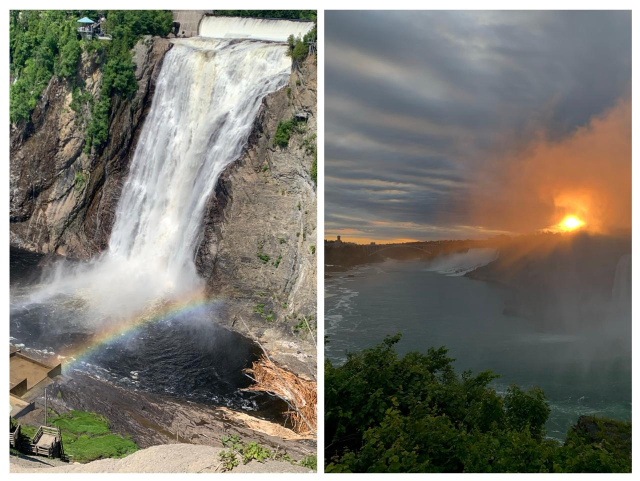
#> input picture CSDF Project/collage.jpg, 1280 x 961 px (shown at 1/2 size)
$ python image.py
#> lines starting #> are read from the running program, lines starting #| are printed output that depends on the picture
from PIL import Image, ImageChops, ImageEnhance, ImageDraw
from PIL.ExifTags import TAGS, GPSTAGS
import hashlib
import cv2
import numpy as np
import matplotlib.pyplot as plt
from scipy import ndimage

# Function to extract and parse GPS data from EXIF metadata
def extract_gps_data(exif_data):
    gps_info = {}
    for tag, value in exif_data.items():
        tag_name = TAGS.get(tag, tag)
        if tag_name == "GPSInfo":
            for t in value:
                sub_tag_name = GPSTAGS.get(t, t)
                gps_info[sub_tag_name] = value[t]
            break
    return gps_info

# Metadata extraction function
def extract_metadata(image_path):
#> called with image_path = './collage.jpg'
    try:
        image = Image.open(image_path)
#> image is the input picture: PIL image 1280x961 RGB; mean R, G, B 122.6, 120.2, 110.5
        exif_data = image._getexif()  # Extract EXIF data
        if not exif_data:
            print("No EXIF data found.")
            return None

        metadata = {}
        software_used = None
        for tag, value in exif_data.items():
            tag_name = TAGS.get(tag, tag)
            metadata[tag_name] = value
            if tag_name == 'Software':
                software_used = value
        if software_used:
            print(f"Image may have been edited using: {software_used}")
        else:
            print("No editing software detected in metadata.")
        return metadata
    except Exception as e:
        print(f"Error extracting metadata: {e}")
        return None

# Generate image hash values (MD5 and SHA-256)
def generate_image_hash(image_path):
    try:
        with open(image_path, "rb") as img_file:
            img_data = img_file.read()
            md5_hash = hashlib.md5(img_data).hexdigest()
            sha256_hash = hashlib.sha256(img_data).hexdigest()
        return {"MD5": md5_hash, "SHA-256": sha256_hash}
    except Exception as e:
        print(f"Error generating hash: {e}")
        return None

def error_level_analysis(image_path, output_path, quality=90, threshold=50, resize_factor=0.5):
#> called with image_path = './collage.jpg', output_path = 'ela_result.jpg', quality = 90, threshold = 50, resize_factor = 0.5
    try:
        original_image = Image.open(image_path)

        # Resize image for faster processing
        new_size = (int(original_image.width * resize_factor), int(original_image.height * resize_factor))
#> new_size = (640, 480)
        original_image = original_image.resize(new_size, Image.LANCZOS)

        # Save the image at a reduced quality
        resaved_image_path = "resaved_image.jpg"
        original_image.save(resaved_image_path, 'JPEG', quality=quality)

        resaved_image = Image.open(resaved_image_path)

        # Perform Error Level Analysis by subtracting the images
        ela_image = ImageChops.difference(original_image, resaved_image)
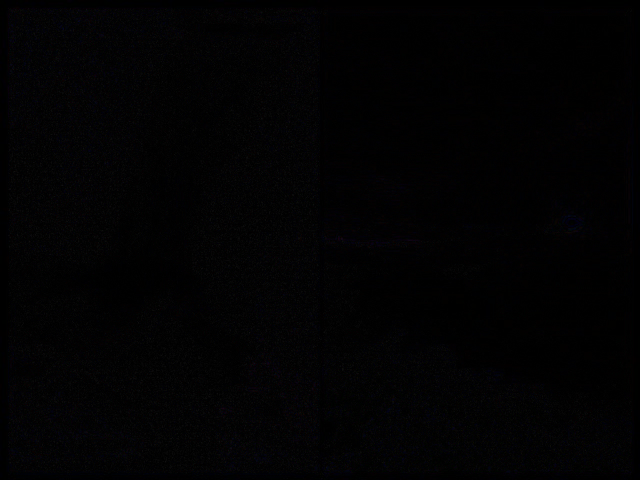
#> ela_image: PIL image 640x480 RGB; mean R, G, B 2.1, 1.8, 2.5

        # Enhance the differences
        extrema = ela_image.getextrema()
#> extrema = ((0, 24), (0, 18), (0, 38))
        if isinstance(extrema[0], tuple):  # Handle multi-band images (e.g., RGB)
            extrema = [max(e) for e in extrema]
#> extrema = [24, 18, 38]
        max_diff = max(extrema)  # Extract the maximum pixel value
#> max_diff = 38

        if max_diff == 0:
            print("No differences detected for ELA.")
            return

        scale = 255.0 / max_diff  # Scale differences
#> scale = 6.71
        ela_image = ImageEnhance.Brightness(ela_image).enhance(scale)

        # Convert ELA image to grayscale for easier thresholding
        ela_image_gray = ela_image.convert('L')
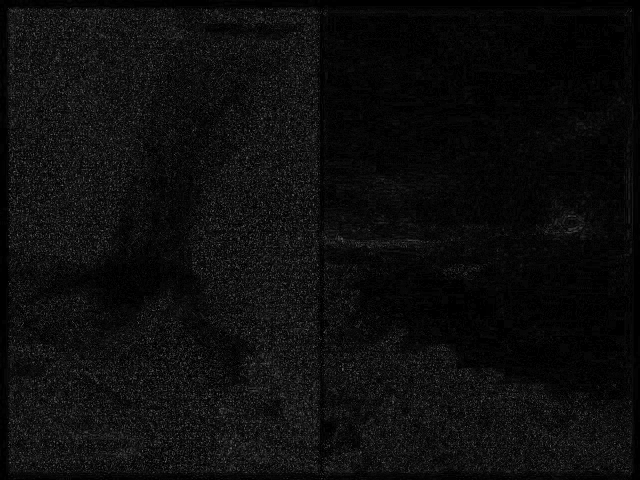
#> ela_image_gray: PIL image 640x480 L; min 0, max 114, mean 12.9
        ela_data = np.array(ela_image_gray)

        # Apply threshold to detect significant differences
        mask = ela_data > threshold  # True for values above the threshold
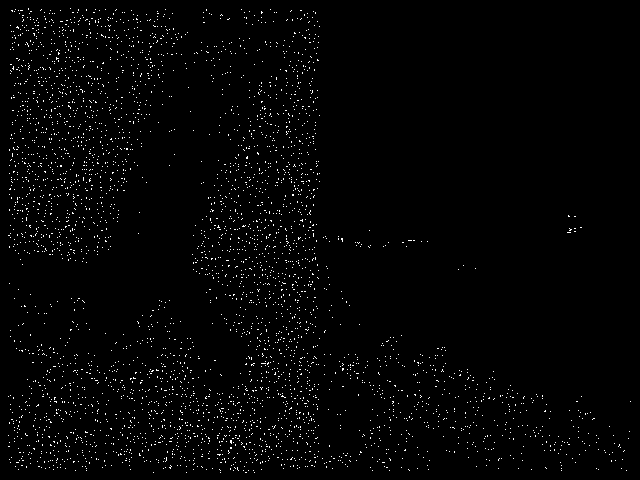
#> mask: shape (480, 640) bool; 1.7% white in thin lines or dots

        # Highlight manipulated areas by drawing bounding boxes
        draw = ImageDraw.Draw(ela_image)
        labeled, num_objects = ndimage.label(mask)  # Label connected regions
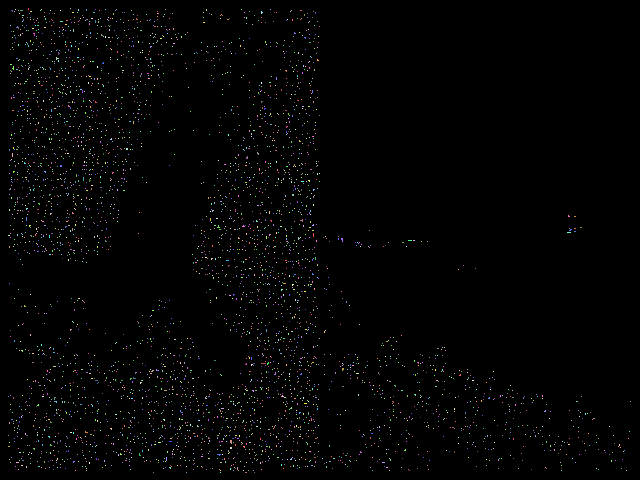
#> labeled: shape (480, 640) int32; 4181 distinct labels, from 0 to 4180; one colour per label, 0 black
#> num_objects = 4180
        for i in range(1, num_objects + 1):
            region = np.where(labeled == i)
            ymin, ymax = np.min(region[0]), np.max(region[0])
            xmin, xmax = np.min(region[1]), np.max(region[1])
            draw.rectangle([xmin, ymin, xmax, ymax], outline="red", width=2)  # Draw red bounding boxes
#> this loop made 4180 passes
#> (ymin, ymax, xmin, xmax) on passes 1 to 3: (8, 9, 28, 28), (8, 8, 70, 70), (9, 9, 15, 15)

        # Save the ELA image with highlighted manipulations
        ela_image.save(output_path)
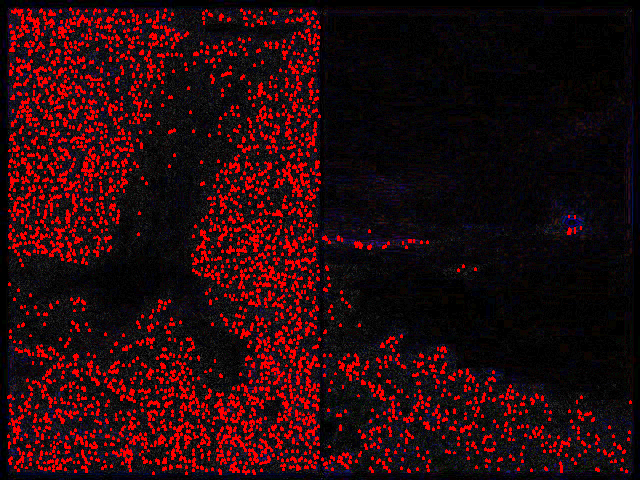
#> saved as ela_result.jpg: PIL image 640x480 RGB; mean R, G, B 40.1, 9, 12.5
        print(f"ELA image with highlighted manipulation saved at: {output_path}")

    except Exception as e:
        print(f"Error performing ELA: {e}")

# Optimize noise analysis function
def analyze_noise(image_path, roi=None, resize_factor=0.5):
#> called with image_path = './collage.jpg', resize_factor = 0.5
    try:
        image = cv2.imread(image_path, cv2.IMREAD_GRAYSCALE)
#> image: shape (961, 1280); min 0, max 255, mean 119.8
        if image is None:
            print("Image could not be opened.")
            return None

        # Resize image for faster processing
        new_size = (int(image.shape[1] * resize_factor), int(image.shape[0] * resize_factor))
#> new_size = (640, 480)
        image = cv2.resize(image, new_size, interpolation=cv2.INTER_LANCZOS4)
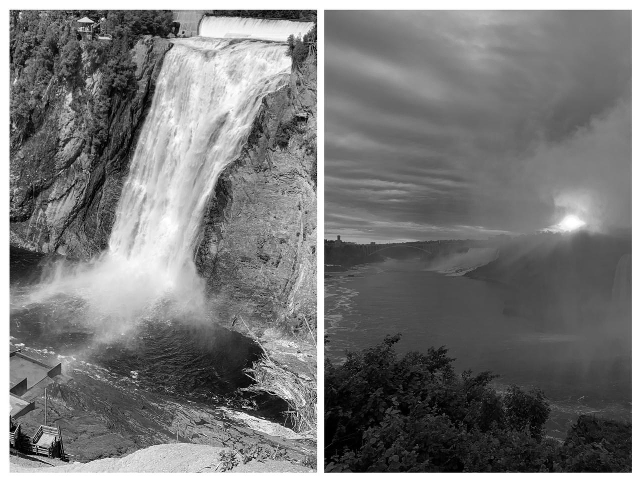
#> image: shape (480, 640); min 0, max 255, mean 119.6

        if roi:  # Crop the image to the region of interest (ROI)
            x, y, w, h = roi
            image = image[y:y+h, x:x+w]

        # Apply Fourier Transform to detect noise patterns
        f_transform = np.fft.fft2(image)
        f_transform_shifted = np.fft.fftshift(f_transform)
        magnitude_spectrum = 20 * np.log(np.abs(f_transform_shifted) + 1e-10)  # Avoid log(0)
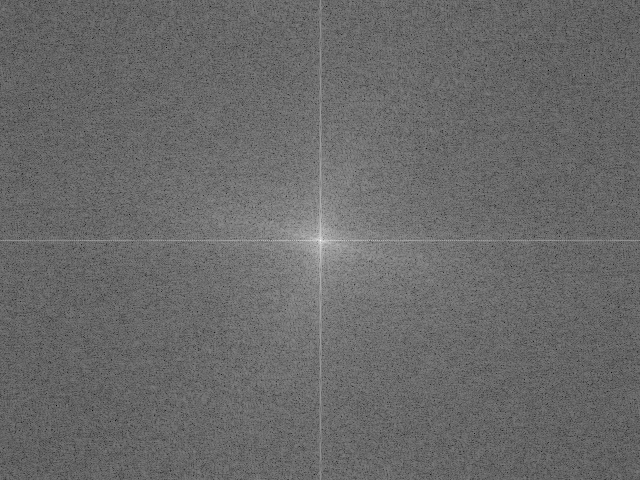
#> magnitude_spectrum: shape (480, 640) float64; min 49.72, max 348.4, mean 173.7; drawn with min black and max white

        # Plot and analyze noise pattern
        plt.figure(figsize=(6, 6))
        plt.title("Fourier Transform (Noise Pattern)")
        plt.imshow(magnitude_spectrum, cmap='gray')
        plt.axis('off')  # Hide axis
        plt.show()

        return magnitude_spectrum
    except Exception as e:
        print(f"Error analyzing noise: {e}")
        return None

# Main execution flow
if __name__ == "__main__":
    image_path = './collage.jpg'  # Change this to your image file path

    # Extract metadata and check for editing software
    print("\n---- Extracting Metadata ----")
    metadata = extract_metadata(image_path)

    # Generate and print image hashes
    print("\n---- Generating Image Hashes ----")
    image_hash = generate_image_hash(image_path)
    if image_hash:
        print("MD5 Hash:", image_hash["MD5"])
        print("SHA-256 Hash:", image_hash["SHA-256"])

    # Perform Error Level Analysis (ELA) and highlight manipulation
    print("\n---- Performing Error Level Analysis (ELA) ----")
    error_level_analysis(image_path, "ela_result.jpg")

    # Perform Noise Pattern Analysis
    print("\n---- Performing Noise Pattern Analysis ----")
    analyze_noise(image_path)
